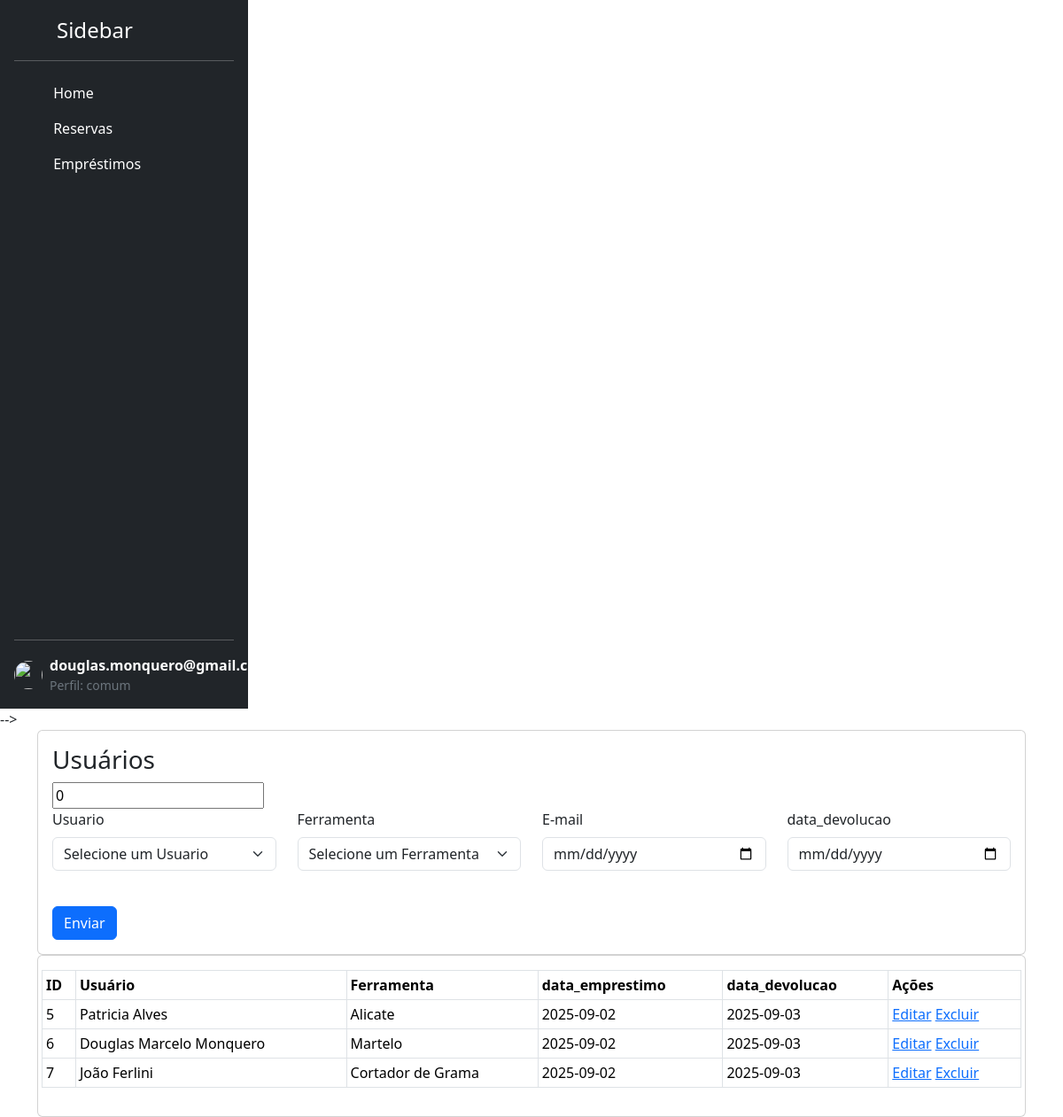
/emprestimos__.php (signed in), run on an earlier commit of the app's database.
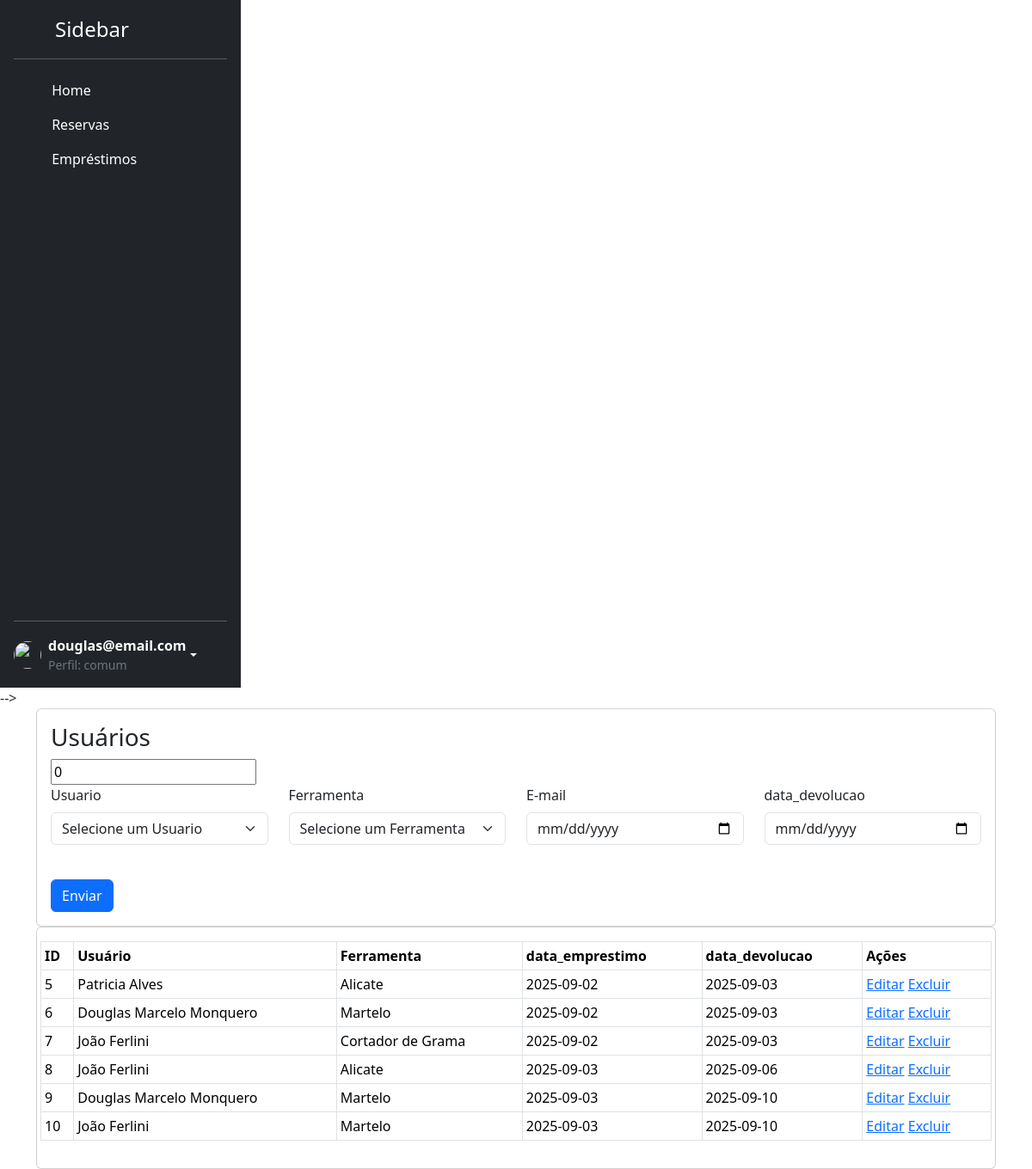
And on a later commit of the database.
### tables this page shows
CREATE TABLE IF NOT EXISTS `emprestimo` (
  `id` int(11) NOT NULL AUTO_INCREMENT,
  `cadastro` timestamp NOT NULL DEFAULT current_timestamp(),
  `id_ferramenta` int(11) NOT NULL,
  `id_usuario` int(11) NOT NULL,
  `data_emprestimo` date DEFAULT NULL,
  `data_devolucao` date DEFAULT NULL,
  PRIMARY KEY (`id`),
  KEY `fk_emprestimo_usuario` (`id_usuario`),
  KEY `fk_emprestimo_ferramenta` (`id_ferramenta`),
  CONSTRAINT `fk_emprestimo_ferramenta` FOREIGN KEY (`id_ferramenta`) REFERENCES `ferramenta` (`id`),
  CONSTRAINT `fk_emprestimo_usuario` FOREIGN KEY (`id_usuario`) REFERENCES `usuario` (`id`)
);

CREATE TABLE IF NOT EXISTS `usuario` (
  `id` int(11) NOT NULL AUTO_INCREMENT,
  `cadastro` timestamp NOT NULL DEFAULT current_timestamp(),
  `nome` varchar(60) NOT NULL,
  `email` varchar(40) NOT NULL,
  `senha` varchar(40) NOT NULL,
  `apartamento` varchar(15) DEFAULT NULL,
  PRIMARY KEY (`id`),
  UNIQUE KEY `email` (`email`)
);

CREATE TABLE IF NOT EXISTS `ferramenta` (
  `id` int(11) NOT NULL AUTO_INCREMENT,
  `cadastro` timestamp NOT NULL DEFAULT current_timestamp(),
  `nome` varchar(50) NOT NULL,
  `descricao` varchar(50) DEFAULT NULL,
  `status` enum('disponível','reservada','emprestada') NOT NULL DEFAULT 'disponível',
  `estado` varchar(40) DEFAULT NULL,
  PRIMARY KEY (`id`)
);

### includes/conexao.php (called while the page is built, shortened)
<?php
    class Database {
        public $conexao;
        public function __construct($host = "localhost", $usuario = "root", $senha = "",  $base = "ferramentas")
        {
            $this->conexao = new mysqli($host, $usuario, $senha, $base);
        }
        public function query($sql){
            return $this->conexao->query($sql);
        }
    }
?>

### includes/classes/Emprestimo.php (called while the page is built, shortened)
<?php
	include_once("includes/conexao.php");
	class Emprestimo {
		private $bd;
		public function __construct(Database $bd){
			$this->bd = $bd;
		}
		function listar(){
            $sql = "SELECT emprestimo.id as id, emprestimo.data_emprestimo, emprestimo.data_devolucao,
                    emprestimo.id_ferramenta, emprestimo.id_usuario,
                    ferramenta.nome AS ferramentaNome,
                    usuario.nome AS usuarioNome FROM emprestimo INNER JOIN ferramenta
                    ON emprestimo.id_ferramenta = ferramenta.id
                    INNER JOIN usuario ON emprestimo.id_usuario = usuario.id
                    ORDER BY emprestimo.id ASC";
			$resultado = $this->bd->query($sql);
			$rows = [];
			while($row = $resultado->fetch_assoc()){
				$rows[] = $row;
			}
			return $rows;
		}
	}
?>

### emprestimos__.php (the view, shortened to what the changed rows need)
<?php
include_once("includes/classes/Emprestimo.php");
$bd = new Database();
$emprestimo = new Emprestimo($bd);
$emprestimos = $emprestimo->listar();
?>
<!DOCTYPE html>
<html>
<head>
    <link href="https://cdn.jsdelivr.net/npm/bootstrap@5.3.7/dist/css/bootstrap.min.css" rel="stylesheet">
</head>
<body>
    <div class="container">
        <div class="card">
            <div class="card-body">
                <div class="row">
                    <table class="table table-bordered table-sm">
                        <tr>
                            <th>ID</th>
                            <th>Usuário</th>
                            <th>Ferramenta</th>
                            <th>data_emprestimo</th>
                            <th>data_devolucao</th>
                            <th>Ações</th>
                        </tr>
                        <?php
                        foreach ($emprestimos as $emprestimo) {
                            echo '
									<tr>
										<td>' . $emprestimo['id'] . '</td>
										<td>' . $emprestimo['usuarioNome'] . '</td>
                                        <td>' . $emprestimo['ferramentaNome'] . '</td>
										<td>' . $emprestimo['data_emprestimo'] . '</td>
										<td>' . $emprestimo['data_devolucao'] . '</td>
										<td>
											<a href="?idEmprestimo=' . $emprestimo['id'] . '">Editar</a>
											<a onclick="return confirm(\'Deseja realmente excluir?\');" href="excluir.emprestimo.php?idEmprestimo=' . $emprestimo['id'] . '">Excluir</a>
										</td>
									</tr>';
                        }
                        ?>
                    </table>
                </div>
            </div>
        </div>
    </div>
</body>
</html>

### includes/menu.php (shortened to what the changed rows need)
<?php
$nivel = strtolower($_SESSION['nivel'] ?? ($_SESSION['user']['nivel'] ?? 'comum'));
$logado = !empty($_SESSION['id_usuario']);
?>
  <div class="d-flex flex-column flex-shrink-0 p-3 text-bg-dark" style="width:280px; height:100vh">
    <?php if ($logado): ?>
      <div class="dropdown">
        <a href="#" class="d-flex align-items-center text-white text-decoration-none dropdown-toggle" data-bs-toggle="dropdown">
          <img src="https://github.com/mdo.png" width="32" height="32" class="rounded-circle me-2" />
          <div class="d-flex flex-column">
            <strong><?php echo htmlspecialchars($_SESSION['nome_usuario'] ?? $_SESSION['email_usuario'] ?? 'Usuário'); ?></strong>
            <small class="text-secondary">Perfil: <?php echo htmlspecialchars($nivel); ?></small>
          </div>
        </a>
      </div>
    <?php else: ?>
      <div class="mt-3">
        <a href="login.php" class="btn btn-outline-light w-100">Login</a>
      </div>
    <?php endif; ?>
  </div>

What changed in the data, as far as the page shows it:
added emprestimo: id "8", id_usuario.nome "João Ferlini", id_ferramenta.nome "Alicate", data_emprestimo "2025-09-03", data_devolucao "2025-09-06"
added emprestimo: id "9", id_usuario.nome "Douglas Marcelo Monquero", id_ferramenta.nome "Martelo", data_emprestimo "2025-09-03", data_devolucao "2025-09-10"
added emprestimo: id "10", id_usuario.nome "João Ferlini", id_ferramenta.nome "Martelo", data_emprestimo "2025-09-03", data_devolucao "2025-09-10"
Also different on the page:
$_SESSION['nome_usuario']: "douglas.monquero@gmail.co" → "douglas@email.com"
